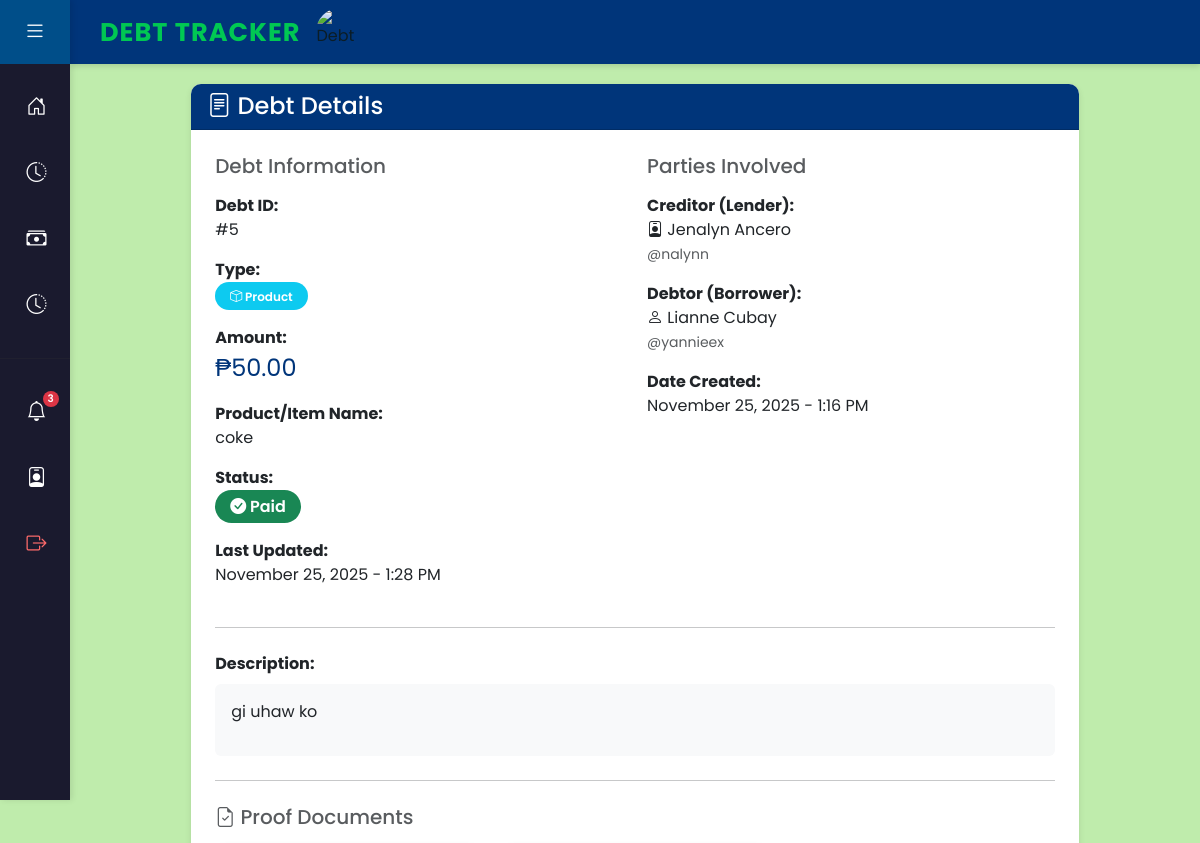
The page /debt/5/ (signed in, upper part) on the database as committed earlier.
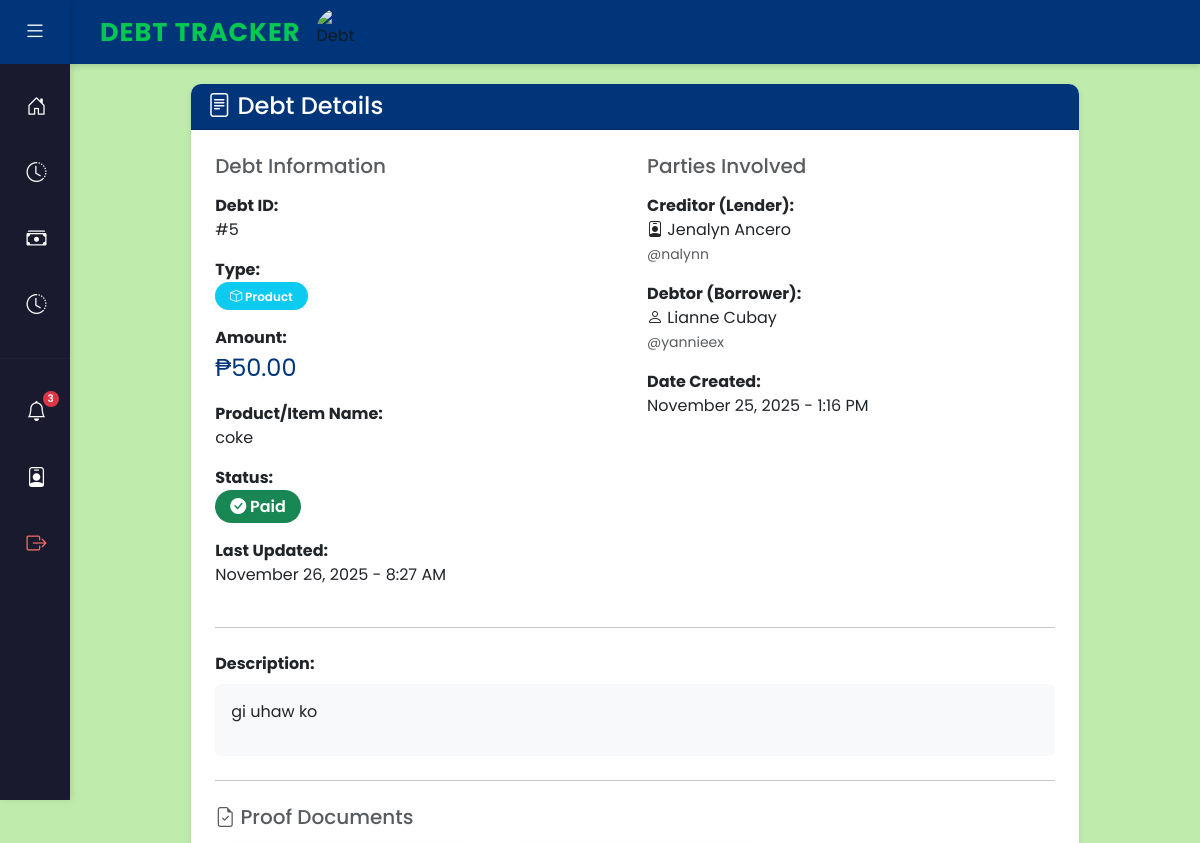
The same page on the database as committed later.
### myapp/models.py (models this page shows, shortened)
class Debt(models.Model):
    TYPE_CHOICES = [
        ('money', 'Money'),
        ('product', 'Product'),
    ]
    STATUS_CHOICES = [
        ('pending_confirmation', 'Pending Confirmation'),
        ('active', 'Active'),
        ('awaiting_confirmation', 'Awaiting Confirmation'),
        ('rejected', 'Rejected'),
        ('paid', 'Paid'),
    ]
    creditor = models.ForeignKey(
        settings.AUTH_USER_MODEL,
        on_delete=models.CASCADE,
        related_name='creditor_debts',
        help_text="User who is owed (creditor)"
    )
    debtor = models.ForeignKey(
        settings.AUTH_USER_MODEL,
        on_delete=models.CASCADE,
        related_name='debtor_debts',
        help_text="User who owes (debtor)"
    )
    type = models.CharField(
        max_length=20,
        choices=TYPE_CHOICES,
        default='money',
        help_text="Type of debt: Money or Product"
    )
    amount = models.DecimalField(
        max_digits=10,
        decimal_places=2,
        validators=[MinValueValidator(0.01)],
        help_text="Amount owed (for money) or estimated value (for product)"
    )
    product_name = models.CharField(
        max_length=255,
        blank=True,
        null=True,
        help_text="Name of product/item (if type is Product)"
    )
    description = models.TextField(
        blank=True,
        null=True,
        help_text="Additional details about the debt"
    )
    debt_proof = models.FileField(
        upload_to='debt_proofs/',
        blank=True,
        null=True,
        help_text="Proof of debt (photo, screenshot, or PDF) uploaded by debtor"
    )
    creditor_proof = models.FileField(
        upload_to='creditor_proofs/',
        blank=True,
        null=True,
        help_text="Proof of release - item/money was given to debtor (uploaded by creditor)"
    )
    payment_proof = models.FileField(
        upload_to='payment_proofs_debt/',
        blank=True,
        null=True,
        help_text="Proof of payment when creditor marks debt as paid (optional)"
    )
    debtor_acknowledged = models.BooleanField(
        default=False,
        help_text="[DEPRECATED] Whether debtor has acknowledged receipt of item/money"
    )
    acknowledged_at = models.DateTimeField(
        blank=True,
        null=True,
        help_text="[DEPRECATED] Date when debtor acknowledged receipt"
    )
    paid_amount = models.DecimalField(
        max_digits=10,
        decimal_places=2,
        default=0,
        help_text="Total amount paid towards this debt"
    )
    status = models.CharField(
        max_length=30,
        choices=STATUS_CHOICES,
        default='pending_confirmation',
        help_text="Current status of the debt"
    )
    hidden_from_debtor = models.BooleanField(
        default=False,
        help_text="If True, debt is hidden from debtor's view (soft delete)"
    )
    hidden_from_creditor = models.BooleanField(
        default=False,
        help_text="If True, debt is hidden from creditor's dashboard (soft delete)"
    )
    date_created = models.DateTimeField(
        auto_now_add=True,
        help_text="Date when debt was created"
    )
    date_updated = models.DateTimeField(
        auto_now=True,
        help_text="Date when debt was last updated"
    )
    date_paid = models.DateTimeField(
        blank=True,
        null=True,
        help_text="Date when debt was paid"
    )
    class Meta:
        verbose_name = 'Debt'
        verbose_name_plural = 'Debts'
        ordering = ['-date_created']
        indexes = [
            models.Index(fields=['creditor', 'status']),
            models.Index(fields=['debtor', 'status']),
        ]
    @property
    def balance(self):
        return max(0, float(self.amount) - float(self.paid_amount))

class CustomUser(AbstractBaseUser, PermissionsMixin):
    ROLE_CHOICES = [
        ('creditor', 'Creditor'),
        ('debtor', 'Debtor'),
        ('admin', 'Admin'),
    ]
    username = models.CharField(
        max_length=150,
        unique=True,
        help_text="Required. 150 characters or fewer. Unique username."
    )
    full_name = models.CharField(
        max_length=255,
        help_text="Full name of the user"
    )
    email = models.EmailField(
        max_length=255,
        blank=True,
        null=True,
        help_text="Email address (optional)"
    )
    profile_picture = models.ImageField(
        upload_to='profile_pictures/',
        blank=True,
        null=True,
        help_text="Profile picture (optional)"
    )
    profile_summary = models.TextField(
        blank=True,
        null=True,
        help_text="Short bio or profile summary (optional)"
    )
    account_type = models.CharField(
        max_length=20,
        choices=ROLE_CHOICES,
        help_text="User role: Creditor, Debtor, or Admin"
    )
    is_active = models.BooleanField(default=True)
    is_staff = models.BooleanField(default=False)
    date_joined = models.DateTimeField(auto_now_add=True)
    objects = CustomUserManager()
    USERNAME_FIELD = 'username'
    REQUIRED_FIELDS = ['full_name']
    class Meta:
        verbose_name = 'User'
        verbose_name_plural = 'Users'
        ordering = ['-date_joined']

### myapp/views.py (the view)
# urls.py: path('debt/<int:id>/', views.debt_detail, name='debt_detail'),
@login_required
def debt_detail(request, id):
    debt = get_object_or_404(Debt, id=id)
    if request.user.account_type == 'debtor':
        if debt.debtor != request.user:
            messages.error(request, "Access denied.")
            return redirect('myapp:debtor_dashboard')
    elif request.user.account_type == 'creditor':
        if debt.creditor != request.user:
            messages.error(request, "Access denied.")
            return redirect('myapp:creditor_dashboard')
    else:
        messages.error(request, "Access denied.")
        return redirect('myapp:home')
    payments = Payment.objects.filter(debt=debt, status='completed').order_by('payment_date', 'created_at')
    all_payments = Payment.objects.filter(debt=debt).order_by('-created_at')
    primary_payment = all_payments.exclude(status='rejected').first()
    primary_payment_method = primary_payment.method if primary_payment else None
    latest_gcash_payment = all_payments.filter(method='gcash', status='completed').first()
    latest_cash_payment = all_payments.filter(method='cash').exclude(status='rejected').first()
    payments_with_balance = []
    running_paid = 0
    for payment in payments:
        running_paid += float(payment.amount)
        balance_after = float(debt.amount) - running_paid
        payments_with_balance.append({
            'payment': payment,
            'running_paid': running_paid,
            'balance_after': max(0, balance_after),
            'is_full_payment': balance_after <= 0
        })
    from_page = request.GET.get('from', None)
    context = {
        'debt': debt,
        'payments': payments,
        'payments_with_balance': payments_with_balance,
        'primary_payment_method': primary_payment_method,
        'latest_gcash_payment': latest_gcash_payment,
        'latest_cash_payment': latest_cash_payment,
        'total_paid': running_paid,
        'remaining_balance': debt.balance,
        'last_payment': payments.first() if payments.exists() else None,
        'last_payment_date': payments.first().payment_date if payments.exists() else None,
        'from_page': from_page,
    }
    return render(request, 'debt_detail.html', context)

### myapp/context_processors.py (called while the page is built)
def unread_notifications(request):
    if request.user.is_authenticated:
        unread_count = Notification.objects.filter(user=request.user, is_read=False).count()
        return {
            'unread_notifications_count': unread_count
        }
    return {
        'unread_notifications_count': 0
    }

### myapp/templates/debt_detail.html (shortened to what the changed rows need)
{% extends 'dashboard_base.html' %}
{% block content %}
<div class="row justify-content-center">
    <div class="col-md-10">
        <div class="card mb-4">
            <div class="card-body p-4">
                <div class="row">
                    <div class="col-md-6">
                        <div class="mb-3">
                            <label class="fw-bold">Debt ID:</label>
                            <div>#{{ debt.id }}</div>
                        </div>
                        <div class="mb-3">
                            <label class="fw-bold">Amount:</label>
                            <div class="fs-4 text-primary">₱{{ debt.amount|floatformat:2 }}</div>
                        </div>
                        {% if debt.product_name %}
                        <div class="mb-3">
                            <label class="fw-bold">Product/Item Name:</label>
                            <div>{{ debt.product_name }}</div>
                        </div>
                        {% endif %}
                        {% if debt.date_updated %}
                        <div class="mb-3">
                            <label class="fw-bold">Last Updated:</label>
                            <div>{{ debt.date_updated|date:"F d, Y - g:i A" }}</div>
                        </div>
                        {% endif %}
                    </div>
                    <div class="col-md-6">
                        <div class="mb-3">
                            <label class="fw-bold">Creditor (Lender):</label>
                            <div>
                                <i class="bi bi-person-badge"></i> {{ debt.creditor.full_name }}
                                <br>
                                <small class="text-muted">@{{ debt.creditor.username }}</small>
                            </div>
                        </div>
                        <div class="mb-3">
                            <label class="fw-bold">Debtor (Borrower):</label>
                            <div>
                                <i class="bi bi-person"></i> {{ debt.debtor.full_name }}
                                <br>
                                <small class="text-muted">@{{ debt.debtor.username }}</small>
                            </div>
                        </div>
                        <div class="mb-3">
                            <label class="fw-bold">Date Created:</label>
                            <div>{{ debt.date_created|date:"F d, Y - g:i A" }}</div>
                        </div>
                    </div>
                </div>
                {% if debt.description %}
                <hr class="my-4">
                <div>
                    <label class="fw-bold">Description:</label>
                    <div class="mt-2 p-3 bg-light rounded">
                        {{ debt.description|linebreaks }}
                    </div>
                </div>
                {% endif %}
            </div>
        </div>
    </div>
</div>
{% endblock %}

Rows that differ between the two databases and show on the page:
changed Debt "coke": date_updated "November 25, 2025 - 1:28 PM" → "November 26, 2025 - 8:27 AM"
